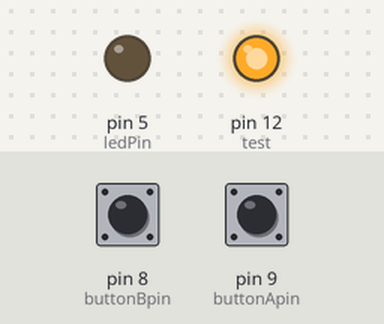
This sketch was run on a simulated Arduino Uno, built with avr-gcc and run on an emulated ATmega328P. Shown: output pins drawn as LEDs (lit = HIGH). Inputs (shaded band) come from the test bench; at power-on: pin 9 (buttonApin) HIGH, pin 8 (buttonBpin) HIGH.

Above: at 1.2 s.
1.3 s: pin 9 (buttonApin) pulled LOW for 0.15 s
At 2.5 s:
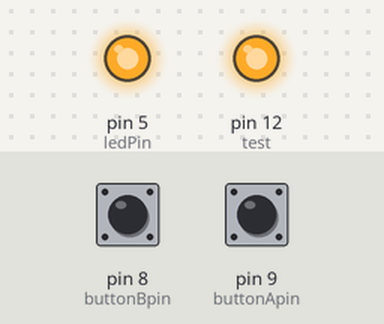
2.9 s: pin 8 (buttonBpin) pulled LOW for 0.15 s
At 3.8 s:
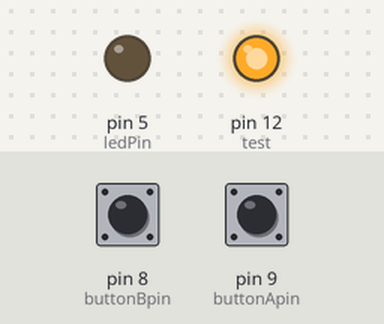
4.5 s: pin 9 (buttonApin) pulled LOW for 1 s
At 5.0 s:
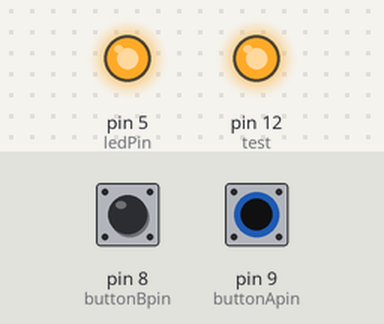
7.0 s: pin 8 (buttonBpin) driven LOW and pin 9 (buttonApin) driven LOW
At 8.2 s:
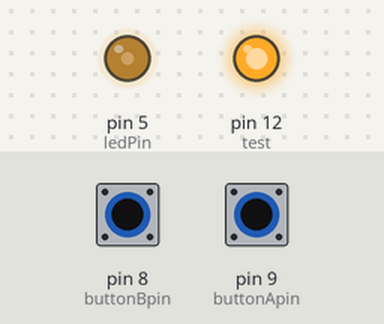
8.5 s: pin 8 (buttonBpin) driven HIGH
At 9.1 s:
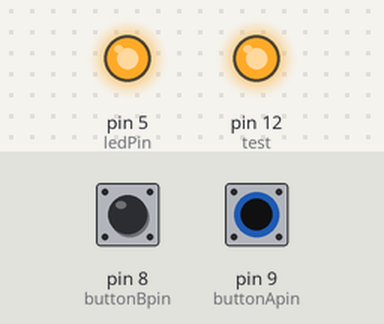
Timing chart, 0 to 11.0 s (numbered marks = the images above; inputs shaded):
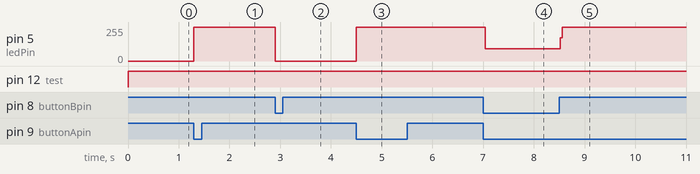

Measured:
- after the input at 1.3 s, pin 5 (ledPin): 0/255 → 255/255 at once
- after the input at 2.9 s, pin 5 (ledPin): 255/255 → 0/255 at once
- after the input at 4.5 s, pin 5 (ledPin): 0/255 → 255/255 at once
- after the input at 7.0 s, pin 5 (ledPin): 255/255 → 92/255 at once
- after the input at 8.5 s, pin 5 (ledPin): 92/255 → 255/255 at once

The sketch:

button.ino
```cpp
int ledPin = 5;
int buttonApin = 9;
int buttonBpin = 8;
int test = 12;
byte leds = 0;

void setup()
{
  pinMode(ledPin, OUTPUT);
  pinMode(buttonApin, INPUT_PULLUP);
  pinMode(buttonBpin, INPUT_PULLUP);
  pinMode(test, OUTPUT);
}

void loop()
{
  if (digitalRead(buttonApin) == LOW)
  {
    digitalWrite(ledPin, HIGH);
  }
  if (digitalRead(buttonBpin) == LOW)
  {
    digitalWrite(ledPin, LOW);
  }

 digitalWrite(test, HIGH);


}
```
